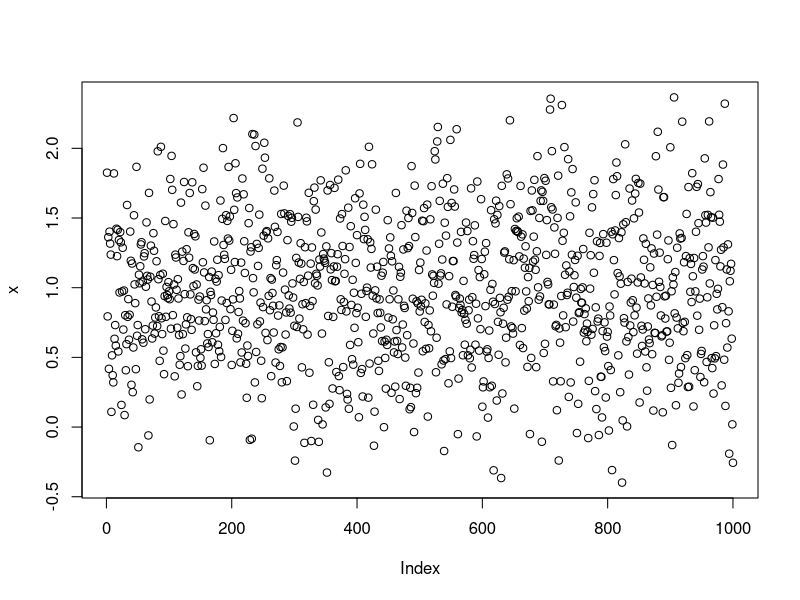
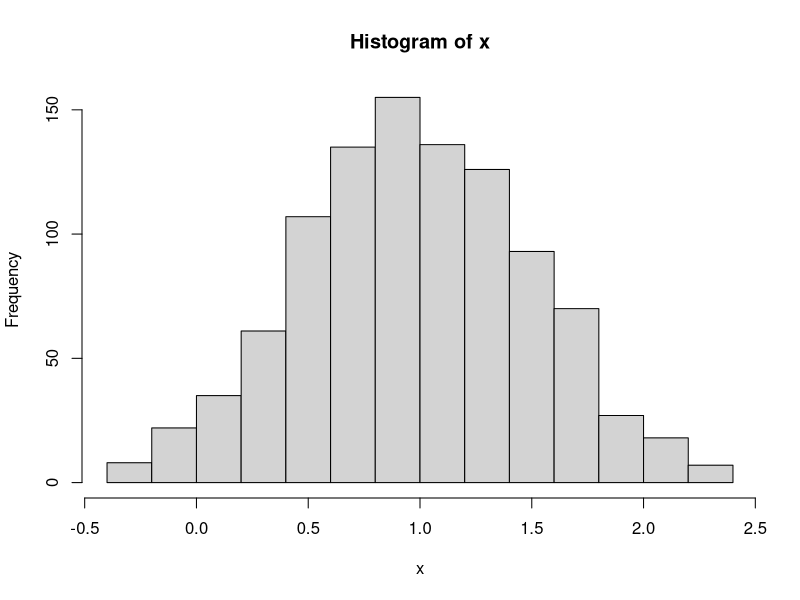
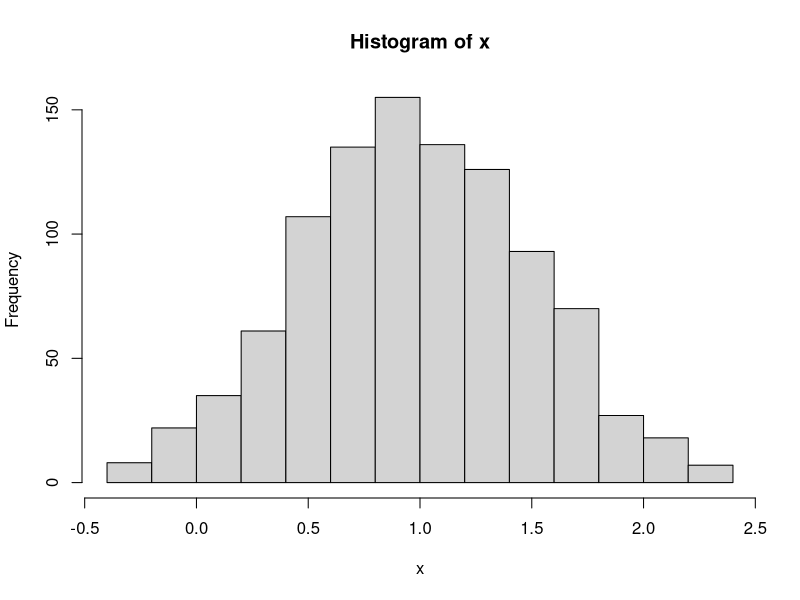
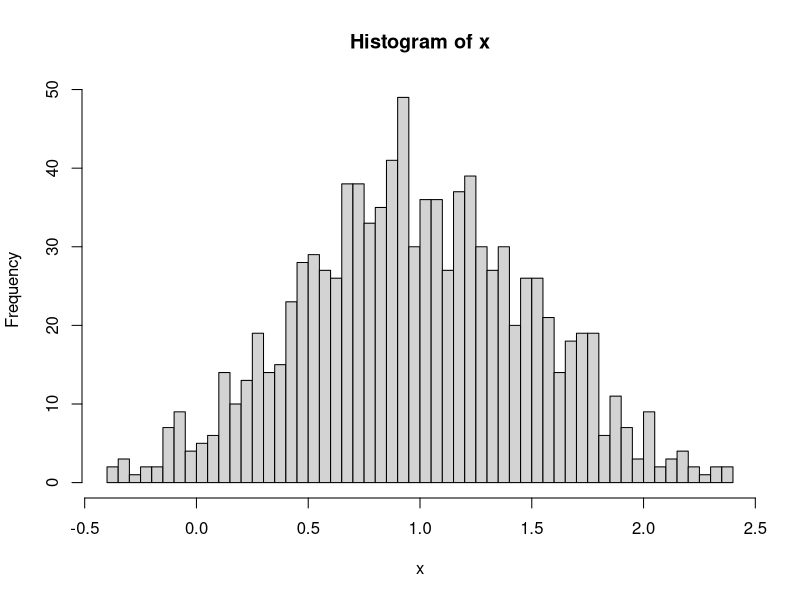
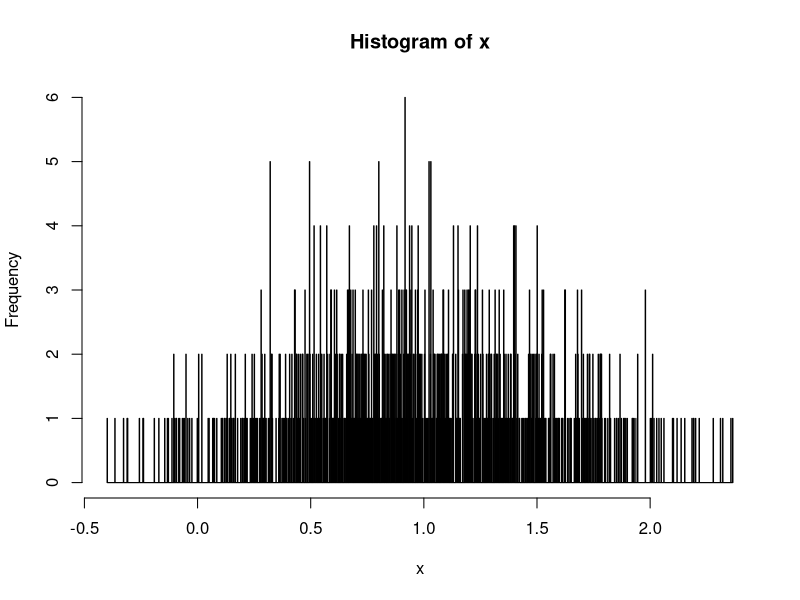
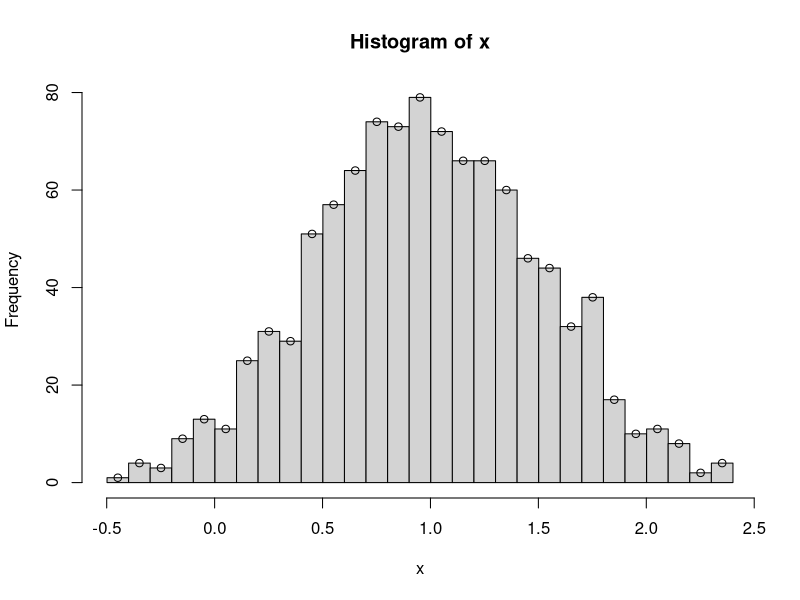
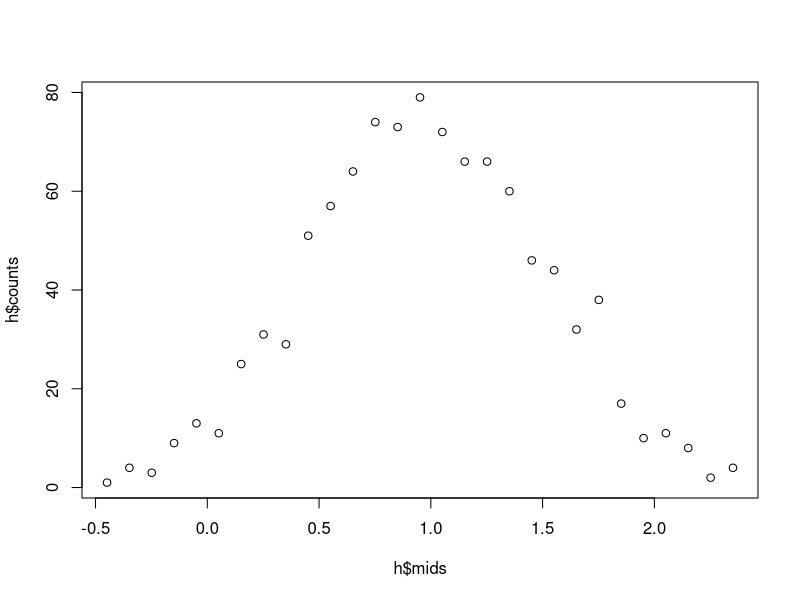

These charts were generated, in order, by the following R code:
# Some times you will need to make a histogram of your data.  First let's talk about the word
# histogram.  It may be unfamiliar to you.  It is also called a frequency plot or a bar chart.  Whatever
# you call it its purpose is to show you how frequently a particular value is found in a data set.
# For real numbers, doubles in computer speak, that is going to be close to zero so as a practical matter
# we seek the number of data points in bins of some width delta.x.  Honestly it is a bit of an art
# choosing the correct delta.x.  For a particular experiment you may want to consult your instructor
# to find the right binning.

# Working directory

setwd( "/Users/ifft/desktop/R Scripts" ) # Change for your computer and analysis directory

# Let's start with some "data"

x <- rnorm( 1000, mean = 1, sd = 0.5 ) # Gaussian distribution with a mean of 1 and a standard deviation of 0.5

plot( x ) # this is a cute trick in R.  It takes seq( x ) as the "x" value for the data.  Just a quick way to take a look

# The command in R to make a histogram is hist()

hist( x )

# R will choose a binning for you.  If you want to quickly change the binning you can use the nclass parameter

hist( x, nclass = 10 )

hist( x, nclass = 50 )

hist( x, nclass = 1000 )

# Generally you will want to control the binning with the breaks parameter

delta.x <- 0.1
hist( x, breaks = seq( from = min( x ) - delta.x, to = max( x ) + delta.x, by = delta.x ) )

# Make sure that breaks spans the range of x or R will not like it.

# Finally you will want to be able to access the values that come out of the binning process

hist( x, breaks = seq( from = min( x ) - delta.x, to = max( x ) + delta.x, by = delta.x ), plot = FALSE )

# You can add labels to a histogram in the same way you do for a plot.  See "Making Plots in R.R" for more details.
# In R a histogram is just a plot.

# The output is a structure with lots of different pieces.  $mids and $counts are probably the most useful

h <- hist( x, breaks = seq( from = min( x ) - delta.x, to = max( x ) + delta.x, by = delta.x ), plot = FALSE ) # save the output
h$mids
h$counts

# h$breaks is less useful since it will have one more data point than counts.  Let's have a look

points( h$mids, h$counts )

# or

plot( h$mids, h$counts )
